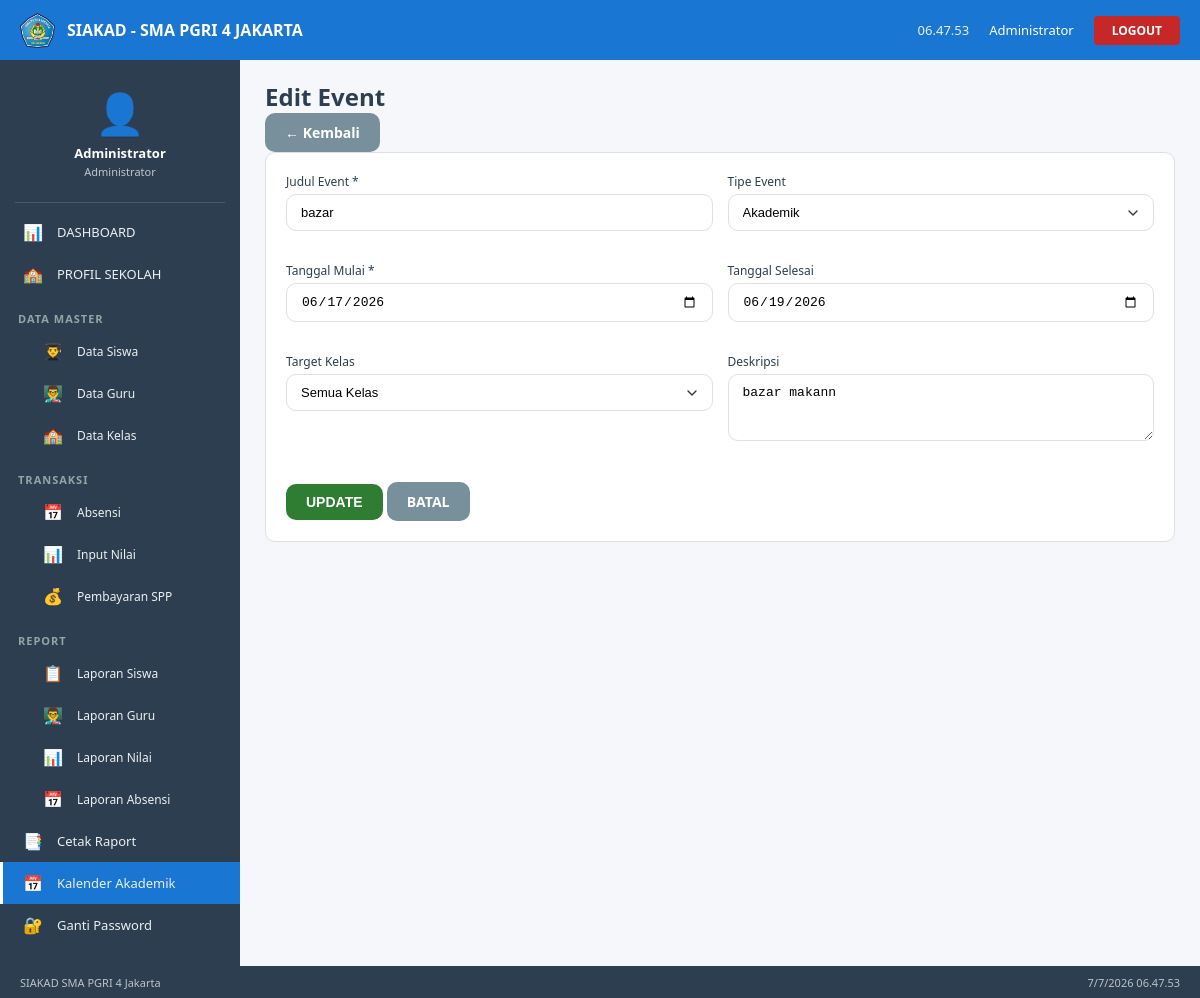
Page /event/edit.php?id=2 (signed in) on the committed database.
### tables this page shows
CREATE TABLE `tbl_event` (
  `id_event` int(11) NOT NULL,
  `judul` varchar(200) NOT NULL,
  `deskripsi` text DEFAULT NULL,
  `tgl_mulai` date NOT NULL,
  `tgl_selesai` date DEFAULT NULL,
  `tipe_event` varchar(50) DEFAULT NULL,
  `warna` varchar(20) DEFAULT NULL,
  `kelas_target` varchar(100) DEFAULT 'Semua Kelas',
  `dibuat_oleh` varchar(100) DEFAULT NULL,
  `tgl_dibuat` timestamp NOT NULL DEFAULT current_timestamp()
);

### event/edit.php (the view, shortened to what this page needs)
<?php
include '../config/koneksi.php';
include '../includes/header.php';
$id = $_GET['id'] ?? '';
$data = mysqli_fetch_assoc(mysqli_query($conn, "SELECT * FROM tbl_event WHERE id_event = '$id'"));
?>
<div class="page-header">
    <h2>Edit Event</h2>
    <a href="index.php" class="btn btn-secondary">← Kembali</a>
</div>
<div class="card">
    <form method="POST">
        <div style="display:grid;grid-template-columns:1fr 1fr;gap:15px;">
            <div class="form-group">
                <label>Judul Event *</label>
                <input type="text" name="judul" class="form-control" value="<?php echo $data['judul']; ?>" required>
            </div>
            <div class="form-group">
                <label>Tipe Event</label>
                <select name="tipe_event" class="form-control">
                    <?php
                    $tipeList = ['Akademik','Ujian','Libur','Keuangan','Ekstrakurikuler'];
                    foreach ($tipeList as $t) {
                        $sel = $data['tipe_event'] == $t ? 'selected' : '';
                        echo "<option value='$t' $sel>$t</option>";
                    }
                    ?>
                </select>
            </div>
            <div class="form-group">
                <label>Tanggal Mulai *</label>
                <input type="date" name="tgl_mulai" class="form-control" value="<?php echo $data['tgl_mulai']; ?>" required>
            </div>
            <div class="form-group">
                <label>Tanggal Selesai</label>
                <input type="date" name="tgl_selesai" class="form-control" value="<?php echo $data['tgl_selesai']; ?>">
            </div>
            <div class="form-group">
                <label>Target Kelas</label>
                <select name="kelas_target" class="form-control">
                    <option value="Semua Kelas" <?php echo $data['kelas_target'] == 'Semua Kelas' ? 'selected' : ''; ?>>Semua Kelas</option>
                </select>
            </div>
            <div class="form-group">
                <label>Deskripsi</label>
                <textarea name="deskripsi" class="form-control" rows="3"><?php echo $data['deskripsi']; ?></textarea>
            </div>
        </div>
        <div style="margin-top:20px;">
            <button type="submit" class="btn btn-success">UPDATE</button>
            <a href="index.php" class="btn btn-secondary">BATAL</a>
        </div>
    </form>
</div>
<?php include '../includes/footer.php'; ?>

### assets/css/style.css (style rules this page uses)
* { margin: 0; padding: 0; box-sizing: border-box; }
body { font-family: 'Segoe UI', Tahoma, Geneva, Verdana, sans-serif; background: #F5F7FA; color: #2C3E50; }
.form-group { margin-bottom: 16px; }
.form-group label { display: block; font-size: 12px; font-weight: 500; color: #2C3E50; margin-bottom: 4px; }
.form-control { width: 100%; padding: 10px 14px; border: 1px solid #E0E0E0; border-radius: 10px; font-size: 13px; transition: border-color 0.3s; background: white; }
select.form-control { appearance: none; background-repeat: no-repeat; background-position: right 12px center; background-size: 16px; }
.btn { padding: 10px 20px; border: none; border-radius: 10px; font-size: 14px; font-weight: bold; cursor: pointer; transition: background 0.3s; text-decoration: none; display: inline-block; text-align: center; }
.btn-success { background: #2E7D32; color: white; }
.btn-secondary { background: #78909C; color: white; }
.card { background: white; border-radius: 10px; border: 1px solid #E0E0E0; padding: 20px; margin-bottom: 20px; }

### rows in the picture
tbl_event: judul "bazar", tgl_mulai "06/17/2026", tgl_selesai "06/19/2026", kelas_target "Semua Kelas", deskripsi "bazar makann"

### other values in the picture
$_SESSION['nama'] "Administrator"
form field tipe_event "Akademik"
